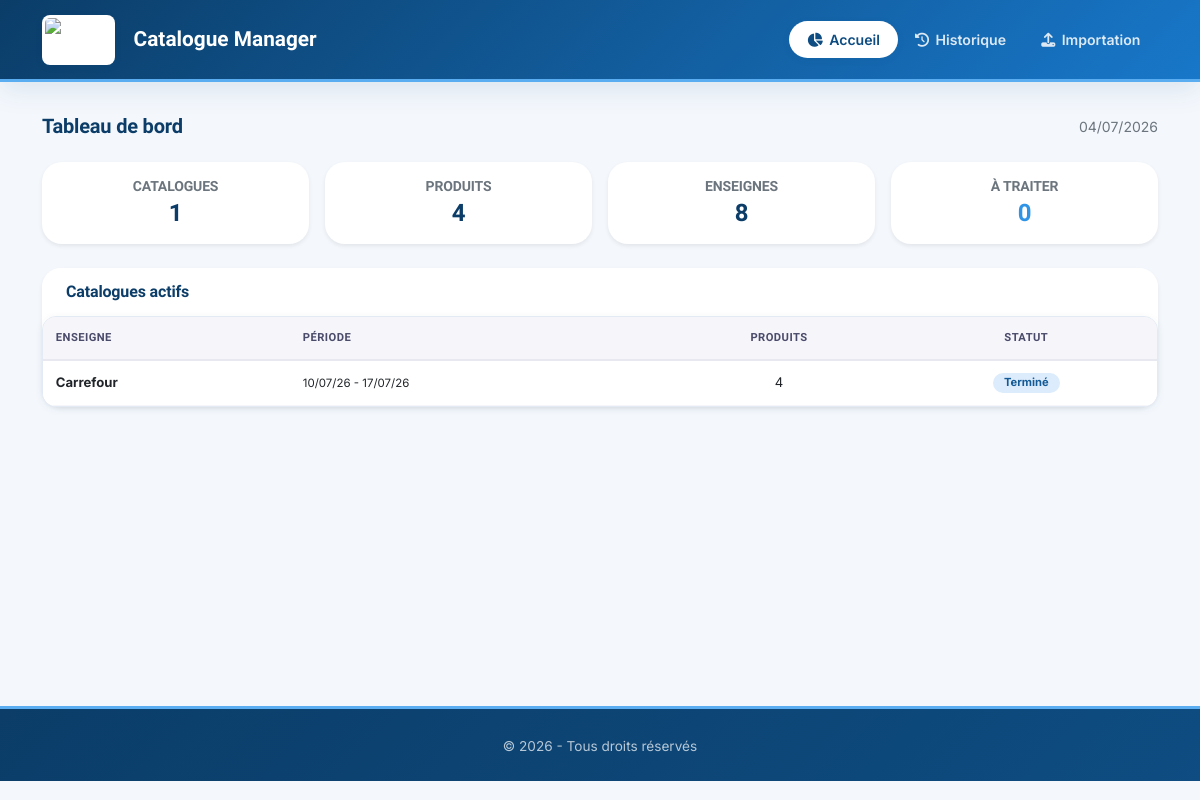
/, run on an earlier commit of the app's database.
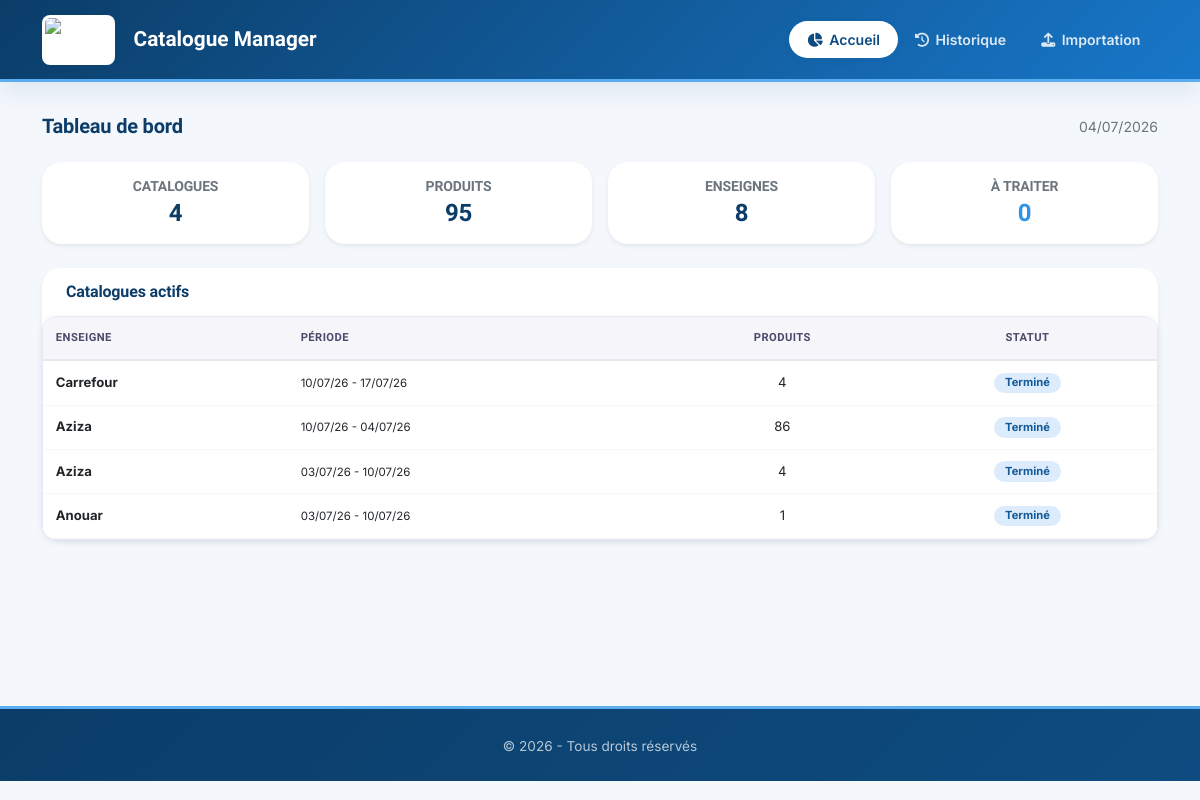
And on a later commit of the database.
### catalogue_app/models.py (models this page shows, shortened)
class Catalogue(models.Model):
    enseigne = models.ForeignKey(Enseigne, on_delete=models.CASCADE, verbose_name="Enseigne")
    date_debut = models.DateField(verbose_name="Date de début")
    date_fin = models.DateField(verbose_name="Date de fin")
    date_upload = models.DateTimeField(auto_now_add=True, verbose_name="Date d'upload")
    image_path = models.CharField(max_length=255, blank=True, null=True, verbose_name="Chemin de l'image")
    note = models.CharField(
        max_length=255,
        blank=True,
        null=True,
        verbose_name="Note (ex: Saint Valentin, Noël, Eid...)"
    )
    class Meta:
        unique_together = ['enseigne', 'date_debut', 'date_fin']
        verbose_name = "Catalogue"
        verbose_name_plural = "Catalogues"
        ordering = ['-date_upload']

class Enseigne(models.Model):
    ENSEIGNE_CHOICES = [
        ('MG', 'MG'),
        ('Carrefour', 'Carrefour'),
        ('Carrefour Market', 'Carrefour Market'),
        ('Carrefour Express', 'Carrefour Express'),
        ('Aziza', 'Aziza'),
        ('Anouar', 'Anouar'),
        ('Géant', 'Géant'),
        ('Monoprix', 'Monoprix'),
        ('autre', 'Autre'),
    ]
    nom = models.CharField(
        max_length=50,
        choices=ENSEIGNE_CHOICES,
        default='autre',
        verbose_name="Nom de l'enseigne"
    )
    created_at = models.DateTimeField(auto_now_add=True)
    class Meta:
        verbose_name = "Enseigne"
        verbose_name_plural = "Enseignes"
        ordering = ['nom']

### catalogue_app/views.py (the view)
# urls.py: path('', views.index, name='index'),
def index(request):
    from django.db.models import Count, Q
    from datetime import datetime
    total_catalogues = Catalogue.objects.count()
    total_produits_sauvegardes = Produit.objects.filter(est_sauvegarde=True).count()
    total_enseignes = Enseigne.objects.count()
    produits_a_traiter = Produit.objects.filter(est_sauvegarde=False).count()
    catalogues_actifs = Catalogue.objects.filter(
        date_fin__gte=datetime.now().date()
    ).annotate(
        nb_produits=Count('produits'),
        nb_sauvegardes=Count('produits', filter=Q(produits__est_sauvegarde=True)),
        nb_non_sauvegardes=Count('produits', filter=Q(produits__est_sauvegarde=False))
    ).filter(
        nb_produits__gt=0
    ).order_by('-date_debut')
    context = {
        'total_catalogues': total_catalogues,
        'total_produits_sauvegardes': total_produits_sauvegardes,
        'total_enseignes': total_enseignes,
        'produits_a_traiter': produits_a_traiter,
        'catalogues_actifs': catalogues_actifs,
    }
    return render(request, 'index.html', context)

### catalogue_app/templates/index.html
{% extends 'base.html' %}
{% load static %}
{% block content %}
<div class="d-flex justify-content-between align-items-center mb-4">
    <h5 class="fw-bold mb-0">
        Tableau de bord
    </h5>
    <span class="text-muted small">{% now "d/m/Y" %}</span>
</div>
<div class="row g-3 mb-4">
    <div class="col-md-3 col-6">
        <div class="card border-0 shadow-sm">
            <div class="card-body text-center py-3">
                <h6 class="text-muted small text-uppercase mb-1">Catalogues</h6>
                <h4 class="fw-bold mb-0">{{ total_catalogues|default:0 }}</h4>
            </div>
        </div>
    </div>
    <div class="col-md-3 col-6">
        <div class="card border-0 shadow-sm">
            <div class="card-body text-center py-3">
                <h6 class="text-muted small text-uppercase mb-1">Produits</h6>
                <h4 class="fw-bold mb-0">{{ total_produits_sauvegardes|default:0 }}</h4>
            </div>
        </div>
    </div>
    <div class="col-md-3 col-6">
        <div class="card border-0 shadow-sm">
            <div class="card-body text-center py-3">
                <h6 class="text-muted small text-uppercase mb-1">Enseignes</h6>
                <h4 class="fw-bold mb-0">{{ total_enseignes|default:0 }}</h4>
            </div>
        </div>
    </div>
    <div class="col-md-3 col-6">
        <div class="card border-0 shadow-sm">
            <div class="card-body text-center py-3">
                <h6 class="text-muted small text-uppercase mb-1">À traiter</h6>
                <h4 class="fw-bold mb-0" style="color: #2f93e6;">{{ produits_a_traiter|default:0 }}</h4>
            </div>
        </div>
    </div>
</div>
<div class="card border-0 shadow-sm">
    <div class="card-header bg-white border-0">
        <h6 class="fw-bold mb-0">
            Catalogues actifs
        </h6>
    </div>
    <div class="card-body p-0">
        {% if catalogues_actifs %}
            <div class="table-responsive">
                <table class="table table-hover mb-0">
                    <thead>
                        <tr>
                            <th>Enseigne</th>
                            <th>Période</th>
                            <th class="text-center">Produits</th>
                            <th class="text-center">Statut</th>
                        </tr>
                    </thead>
                    <tbody>
                        {% for catalogue in catalogues_actifs %}
                        <tr>
                            <td><strong>{{ catalogue.enseigne.nom }}</strong></td>
                            <td>
                                <small>
                                    {{ catalogue.date_debut|date:"d/m/y" }} - {{ catalogue.date_fin|date:"d/m/y" }}
                                </small>
                            </td>
                            <td class="text-center">{{ catalogue.nb_produits }}</td>
                            <td class="text-center">
                                {% if catalogue.nb_non_sauvegardes == 0 %}
                                    <span class="badge bg-success">Terminé</span>
                                {% elif catalogue.nb_sauvegardes == 0 %}
                                    <span class="badge bg-danger">Non traité</span>
                                {% else %}
                                    <span class="badge bg-warning text-dark">En cours ({{ catalogue.nb_sauvegardes }}/{{ catalogue.nb_produits }})</span>
                                {% endif %}
                            </td>
                        </tr>
                        {% endfor %}
                    </tbody>
                </table>
            </div>
        {% else %}
            <div class="text-center py-4 text-muted">
                <i class="fas fa-box-open fa-2x mb-2"></i>
                <p class="mb-0">Aucun catalogue actif</p>
            </div>
        {% endif %}
    </div>
</div>
{% endblock %}

What changed in the data, as far as the page shows it:
added Catalogue: enseigne.nom "Aziza", date_debut "10/07/26", date_fin "04/07/26", nb_produits "86", shows "Terminé"
added Catalogue: enseigne.nom "Aziza", date_debut "03/07/26", date_fin "10/07/26", nb_produits "4", shows "Terminé"
added Catalogue: enseigne.nom "Anouar", date_debut "03/07/26", date_fin "10/07/26", nb_produits "1", shows "Terminé"
Also different on the page:
{{ total_catalogues|default:0 }}: "1" → "4"
{{ total_produits_sauvegardes|default:0 }}: "4" → "95"
